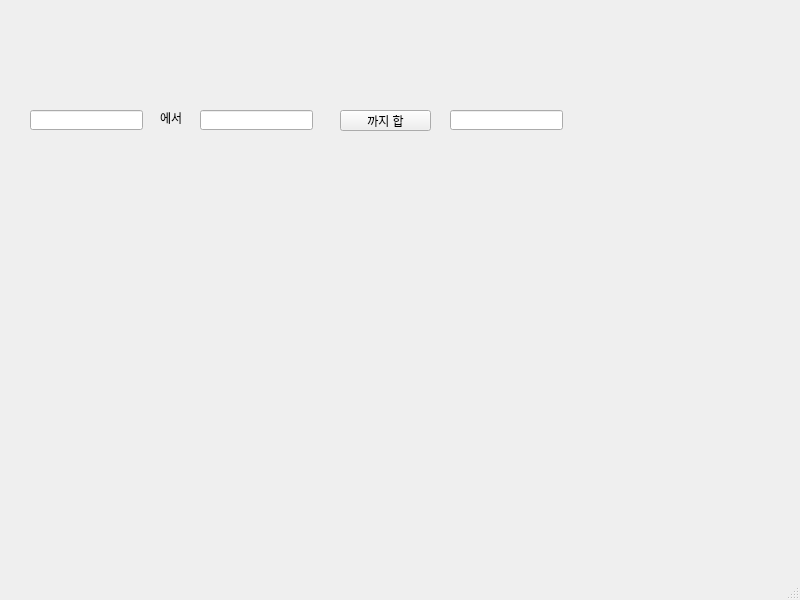
<?xml version="1.0" encoding="UTF-8"?>
<ui version="4.0">
 <class>MainWindow</class>
 <widget class="QMainWindow" name="MainWindow">
  <property name="geometry">
   <rect>
    <x>0</x>
    <y>0</y>
    <width>800</width>
    <height>600</height>
   </rect>
  </property>
  <property name="windowTitle">
   <string>MainWindow</string>
  </property>
  <widget class="QWidget" name="centralwidget">
   <widget class="QLabel" name="lbl">
    <property name="geometry">
     <rect>
      <x>160</x>
      <y>110</y>
      <width>31</width>
      <height>16</height>
     </rect>
    </property>
    <property name="text">
     <string>에서</string>
    </property>
   </widget>
   <widget class="QPushButton" name="pb">
    <property name="geometry">
     <rect>
      <x>340</x>
      <y>110</y>
      <width>91</width>
      <height>21</height>
     </rect>
    </property>
    <property name="text">
     <string>까지 합</string>
    </property>
   </widget>
   <widget class="QLineEdit" name="le1">
    <property name="geometry">
     <rect>
      <x>30</x>
      <y>110</y>
      <width>113</width>
      <height>20</height>
     </rect>
    </property>
   </widget>
   <widget class="QLineEdit" name="le2">
    <property name="geometry">
     <rect>
      <x>200</x>
      <y>110</y>
      <width>113</width>
      <height>20</height>
     </rect>
    </property>
   </widget>
   <widget class="QLineEdit" name="le3">
    <property name="geometry">
     <rect>
      <x>450</x>
      <y>110</y>
      <width>113</width>
      <height>20</height>
     </rect>
    </property>
   </widget>
  </widget>
  <widget class="QMenuBar" name="menubar">
   <property name="geometry">
    <rect>
     <x>0</x>
     <y>0</y>
     <width>800</width>
     <height>21</height>
    </rect>
   </property>
  </widget>
  <widget class="QStatusBar" name="statusbar"/>
 </widget>
 <resources/>
 <connections/>
</ui>
